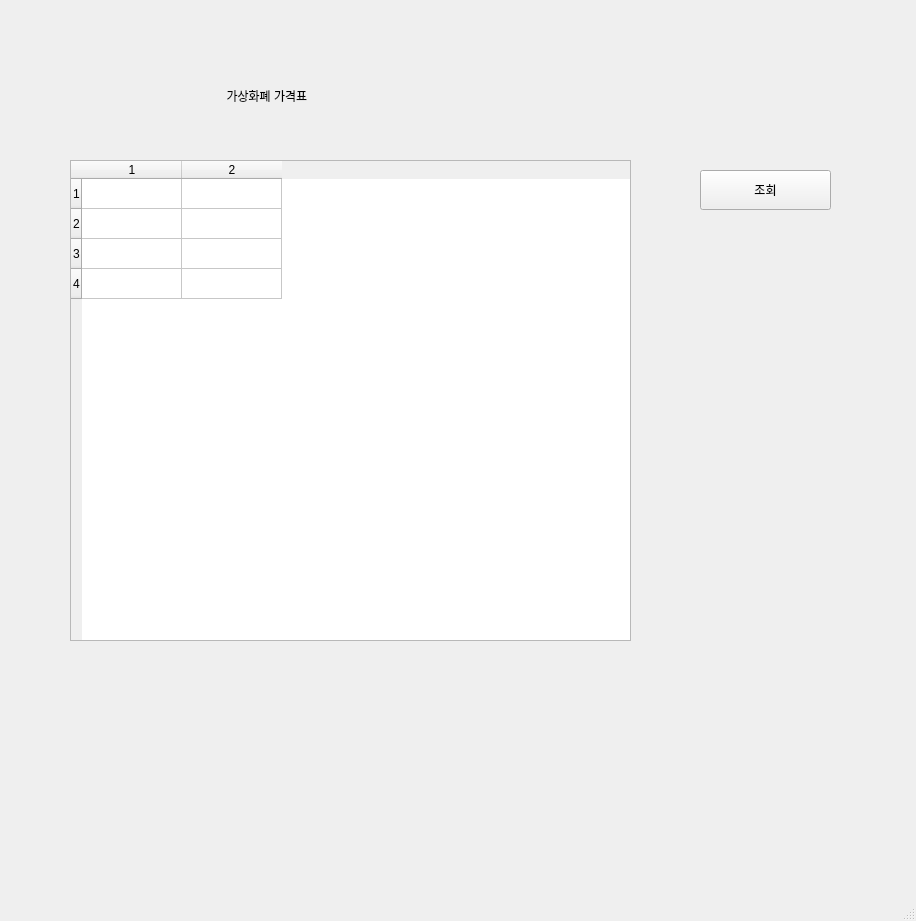
<?xml version="1.0" encoding="UTF-8"?>
<ui version="4.0">
 <class>MainWindow</class>
 <widget class="QMainWindow" name="MainWindow">
  <property name="geometry">
   <rect>
    <x>0</x>
    <y>0</y>
    <width>916</width>
    <height>921</height>
   </rect>
  </property>
  <property name="windowTitle">
   <string>MainWindow</string>
  </property>
  <widget class="QWidget" name="centralwidget">
   <widget class="QLabel" name="label">
    <property name="geometry">
     <rect>
      <x>200</x>
      <y>80</y>
      <width>231</width>
      <height>31</height>
     </rect>
    </property>
    <property name="text">
     <string>        가상화폐 가격표</string>
    </property>
   </widget>
   <widget class="QTableWidget" name="tableWidget">
    <property name="geometry">
     <rect>
      <x>70</x>
      <y>160</y>
      <width>561</width>
      <height>481</height>
     </rect>
    </property>
    <property name="rowCount">
     <number>4</number>
    </property>
    <property name="columnCount">
     <number>2</number>
    </property>
    <row/>
    <row/>
    <row/>
    <row/>
    <column/>
    <column/>
   </widget>
   <widget class="QPushButton" name="pushButton">
    <property name="geometry">
     <rect>
      <x>700</x>
      <y>170</y>
      <width>131</width>
      <height>40</height>
     </rect>
    </property>
    <property name="text">
     <string>조회</string>
    </property>
   </widget>
  </widget>
  <widget class="QMenuBar" name="menubar">
   <property name="geometry">
    <rect>
     <x>0</x>
     <y>0</y>
     <width>916</width>
     <height>36</height>
    </rect>
   </property>
  </widget>
  <widget class="QStatusBar" name="statusbar"/>
 </widget>
 <resources/>
 <connections/>
</ui>
